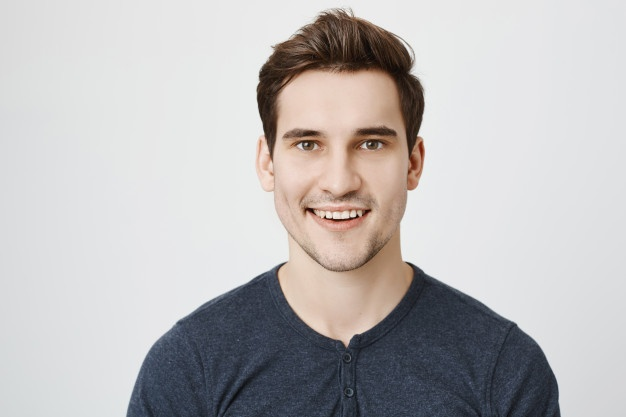
#> input picture basic/test.jpg, 626 x 417 px
$ python main.py test.jpg
#> lines starting #> are read from the running program, lines starting #| are printed output that depends on the picture
#!/usr/bin/python
import sys
import os
import argparse

from PIL import Image

def main():
    parser = argparse.ArgumentParser(description = "A simple image parser, producing the ASCII grayscaled counterpart",formatter_class=argparse.RawTextHelpFormatter, add_help=True)
    parser.add_argument("img", type=str, help="The image to parse")
    parser.add_argument("-c","--columns", type=int, help="The max number of columns to use", default=240)
    parser.add_argument("-f","--format", help="The format to use", default='none', choices=['std', 'reverse_std', 'short', 'reverse_short'])
    parser.add_argument("-v", "--verbose", help="modify output verbosity", action = "store_true")

    #parse the user's input
    args = parser.parse_args()

    verbosity = args.verbose
    columns = args.columns
    rows = -1

    img = Image.open(args.img)
#> img is the input picture: PIL image 626x417 RGB; mean R, G, B 188.6, 186, 186.2
    c, r = img.size
#> c = 626; r = 417

    stdformat = " .'`^\",:;Il!i><~+_-?][}{1)(|\/tfjrxnuvczXYUJCLQ0OZmwqpdbkhao*#MW&8%B@$"
    if (args.format == "reverse_std"):
        stdformat = "$@B%8&WM#*oahkbdpqwmZO0QLCJUYXzcvunxrjft/\|()1{}[]?-_+~<>i!lI;:,\"^`'. "
    elif (args.format == "short"):
        stdformat = " .:-=+*#%@"
    elif (args.format == "reverse_short"):
        stdformat = "@%#*+=-:. "

    #reset column and row values
    ratio = int(c/columns+0.99)
#> ratio = 3
    columns = int(c/ratio)
#> columns = 208
    rows = int(r/ratio/2)
#> rows = 69

    grayscaled = Image.new(mode="RGB", size=(columns, rows))
#> grayscaled: PIL image 208x69 RGB; every value is 0

    for x in range(columns):
        for y in range(rows):
            tot = 0
            for a in range(ratio):
                for b in range(ratio):
                    r, g, b =  img.getpixel((x*ratio+a,y*2*ratio+b))
                    gray = 0.2989 * r + 0.5870 * g + 0.1140 * b
                    tot += gray
            tot = int(tot/(ratio*ratio))
            grayscaled.putpixel((x,y),(tot,tot,tot))
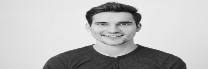
#> grayscaled: PIL image 208x69 RGB; min 15, max 236, mean 187.2
    if verbosity:
    	img.show()
    	grayscaled.show()

    step = 255/len(stdformat)
    for y in range(rows):
        for x in range(columns):
            r, g, b = grayscaled.getpixel((x,y))
            print(stdformat[int(r/step)],end="")
        print()


if __name__ == "__main__":
    main()
